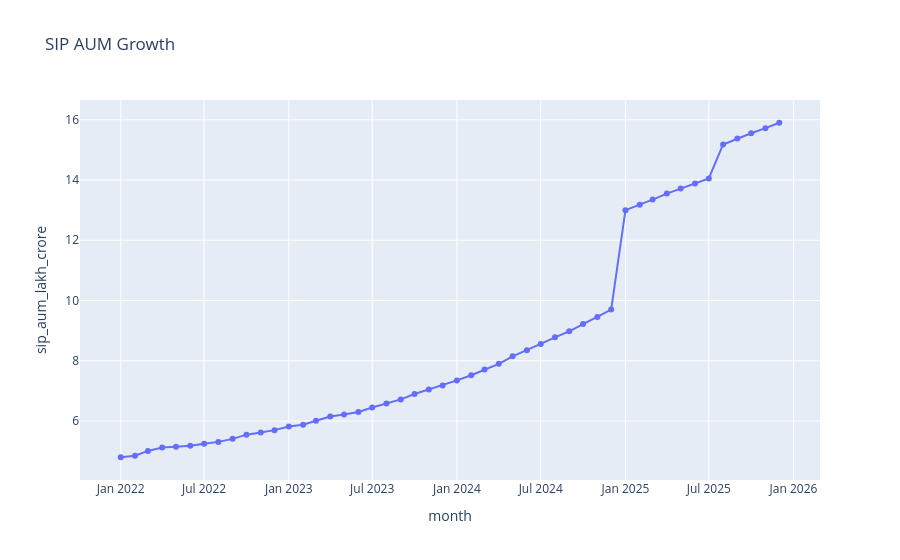

The notebook cell saved with this chart:
### Code cell
fig = px.line(
    sip,
    x="month",
    y="sip_aum_lakh_crore",
    title="SIP AUM Growth",
    markers=True
)

fig.show()
